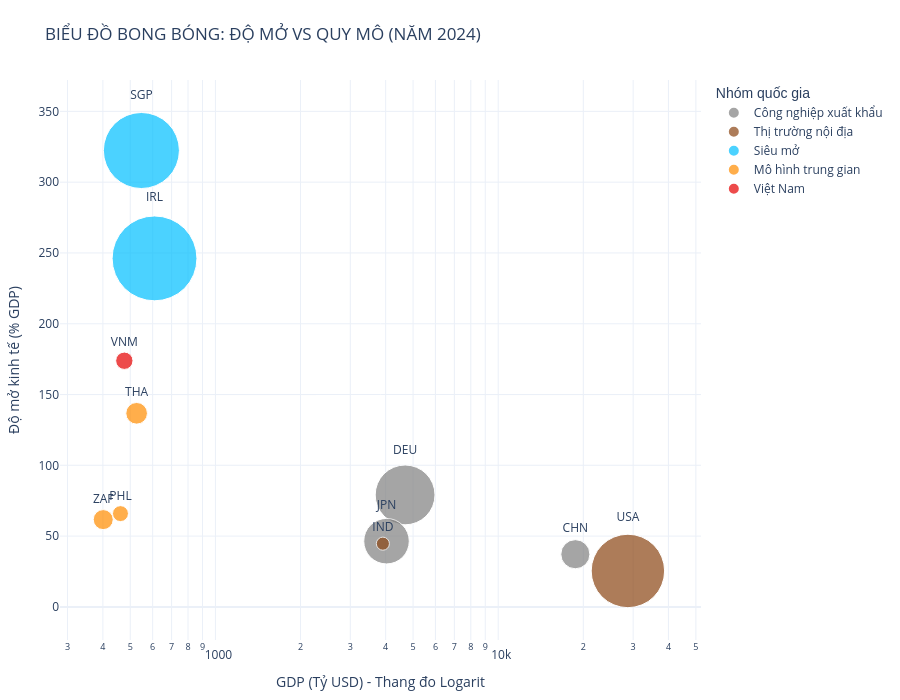

Here is the notebook cell this chart was saved with:
### Code cell
import plotly.express as px

# 1. Chuẩn bị dữ liệu và phân nhóm (Giữ nguyên như của bạn)
latest_year = int(df['Year'].max())
focus_countries = ['SGP', 'IRL', 'USA', 'IND', 'DEU', 'CHN', 'JPN', 'VNM', 'THA', 'PHL', 'ZAF']

group_map = {
    'SGP': 'Siêu mở',
    'IRL': 'Siêu mở',
    'USA': 'Thị trường nội địa',
    'IND': 'Thị trường nội địa',
    'DEU': 'Công nghiệp xuất khẩu',
    'CHN': 'Công nghiệp xuất khẩu',
    'JPN': 'Công nghiệp xuất khẩu',
    'VNM': 'Việt Nam', 
    'THA': 'Mô hình trung gian',
    'PHL': 'Mô hình trung gian',
    'ZAF': 'Mô hình trung gian',
}

color_map = {
    'Siêu mở': '#00BFFF',               
    'Thị trường nội địa': '#8B4513',    
    'Công nghiệp xuất khẩu': '#808080', 
    'Mô hình trung gian': '#FF8C00',    
    'Việt Nam': '#E60000' 
}

bubble_df = df[(df['Year'] == latest_year) & (df['Country'].isin(focus_countries))].copy()
bubble_df['GDP_Billion_USD'] = bubble_df['GDP_Current_USD'] / 1e9
bubble_df['Group'] = bubble_df['Country'].map(group_map)

# Điền 0 cho các giá trị NaN của GDP per capita để tránh lỗi khi vẽ size
bubble_df['GDP_Per_Capita_USD'] = bubble_df['GDP_Per_Capita_USD'].fillna(0)

# 2. Vẽ biểu đồ bằng Plotly Express
fig_bubble = px.scatter(
    bubble_df,
    x='GDP_Billion_USD',
    y='Economic_Openness_Pct',
    size='GDP_Per_Capita_USD',    # Tự động tạo Size Legend
    color='Group',                # Tự động tạo Color Legend (có thể click lọc)
    color_discrete_map=color_map, # Áp dụng màu sắc của bạn
    text='Country',
    hover_name='Country',
    size_max=60,                  # Điều chỉnh kích thước bong bóng lớn nhất
    title=f"BIỂU ĐỒ BONG BÓNG: ĐỘ MỞ VS QUY MÔ (NĂM {latest_year})",
    labels={
        'GDP_Billion_USD': 'GDP (Tỷ USD)',
        'Economic_Openness_Pct': 'Độ mở kinh tế (% GDP)',
        'Group': 'Nhóm quốc gia',
        'GDP_Per_Capita_USD': 'GDP/Người (USD)'
    }
)

# 3. Tùy chỉnh hiển thị (Label, Tooltip, Layout)
fig_bubble.update_traces(
    textposition='top center',
    marker=dict(line=dict(width=1, color='white')),
    hovertemplate=(
        "<b>%{hovertext}</b><br>"
        "GDP: %{x:,.1f} Tỷ USD<br>"
        "Độ mở: %{y:,.1f} %<br>"
        "GDP/Người: %{marker.size:,.0f} USD<extra></extra>" 
        # (Lưu ý: trong px, marker.size lưu giá trị thực tế truyền vào)
    )
)

fig_bubble.update_layout(
    template="plotly_white",
    height=700,
    margin=dict(l=60, r=40, t=80, b=60),
    legend=dict(
        title_font_family="Arial",
        font=dict(size=12)
    )
)

# Thêm tuỳ chỉnh Log cho trục X nếu bong bóng của Mỹ và Trung Quốc làm biểu đồ bị dồn (Bỏ comment nếu muốn dùng)
fig_bubble.update_xaxes(type="log", title="GDP (Tỷ USD) - Thang đo Logarit")

fig_bubble.show(config={'responsive': True})
fig_bubble.write_html("bubble_chart_openness_gdp.html")

### Figure 1 — Plotly figure (JSON) as saved in the notebook; plotly's stock layout.template omitted (floating-point values rounded to 4 significant figures)
{"data": [{"hovertemplate": "<b>%{hovertext}</b><br>GDP: %{x:,.1f} Tỷ USD<br>Độ mở: %{y:,.1f} %<br>GDP/Người: %{marker.size:,.0f} USD<extra></extra>", "hovertext": ["CHN", "DEU", "JPN"], "legendgroup": "Công nghiệp xuất khẩu", "marker": {"color": "#808080", "line": {"color": "white", "width": 1}, "size": [13300.0, 56100.0, 32490.0], "sizemode": "area", "sizeref": 31.36, "symbol": "circle"}, "mode": "markers+text", "name": "Công nghiệp xuất khẩu", "orientation": "v", "showlegend": true, "text": ["CHN", "DEU", "JPN"], "textposition": "top center", "type": "scatter", "x": [18740.0, 4686.0, 4028.0], "xaxis": "x", "y": [37.2, 79.09, 46.41], "yaxis": "y"}, {"hovertemplate": "<b>%{hovertext}</b><br>GDP: %{x:,.1f} Tỷ USD<br>Độ mở: %{y:,.1f} %<br>GDP/Người: %{marker.size:,.0f} USD<extra></extra>", "hovertext": ["IND", "USA"], "legendgroup": "Thị trường nội địa", "marker": {"color": "#8B4513", "line": {"color": "white", "width": 1}, "size": [2695.0, 84530.0], "sizemode": "area", "sizeref": 31.36, "symbol": "circle"}, "mode": "markers+text", "name": "Thị trường nội địa", "orientation": "v", "showlegend": true, "text": ["IND", "USA"], "textposition": "top center", "type": "scatter", "x": [3910.0, 28750.0], "xaxis": "x", "y": [44.65, 25.38], "yaxis": "y"}, {"hovertemplate": "<b>%{hovertext}</b><br>GDP: %{x:,.1f} Tỷ USD<br>Độ mở: %{y:,.1f} %<br>GDP/Người: %{marker.size:,.0f} USD<extra></extra>", "hovertext": ["IRL", "SGP"], "legendgroup": "Siêu mở", "marker": {"color": "#00BFFF", "line": {"color": "white", "width": 1}, "size": [112900.0, 90670.0], "sizemode": "area", "sizeref": 31.36, "symbol": "circle"}, "mode": "markers+text", "name": "Siêu mở", "orientation": "v", "showlegend": true, "text": ["IRL", "SGP"], "textposition": "top center", "type": "scatter", "x": [609.2, 547.4], "xaxis": "x", "y": [246.2, 322.4], "yaxis": "y"}, {"hovertemplate": "<b>%{hovertext}</b><br>GDP: %{x:,.1f} Tỷ USD<br>Độ mở: %{y:,.1f} %<br>GDP/Người: %{marker.size:,.0f} USD<extra></extra>", "hovertext": ["PHL", "THA", "ZAF"], "legendgroup": "Mô hình trung gian", "marker": {"color": "#FF8C00", "line": {"color": "white", "width": 1}, "size": [3985.0, 7347.0, 6267.0], "sizemode": "area", "sizeref": 31.36, "symbol": "circle"}, "mode": "markers+text", "name": "Mô hình trung gian", "orientation": "v", "showlegend": true, "text": ["PHL", "THA", "ZAF"], "textposition": "top center", "type": "scatter", "x": [461.6, 526.5, 401.1], "xaxis": "x", "y": [65.89, 136.7, 61.65], "yaxis": "y"}, {"hovertemplate": "<b>%{hovertext}</b><br>GDP: %{x:,.1f} Tỷ USD<br>Độ mở: %{y:,.1f} %<br>GDP/Người: %{marker.size:,.0f} USD<extra></extra>", "hovertext": ["VNM"], "legendgroup": "Việt Nam", "marker": {"color": "#E60000", "line": {"color": "white", "width": 1}, "size": [4717.0], "sizemode": "area", "sizeref": 31.36, "symbol": "circle"}, "mode": "markers+text", "name": "Việt Nam", "orientation": "v", "showlegend": true, "text": ["VNM"], "textposition": "top center", "type": "scatter", "x": [476.4], "xaxis": "x", "y": [173.9], "yaxis": "y"}], "layout": {"height": 700, "legend": {"font": {"size": 12}, "itemsizing": "constant", "title": {"font": {"family": "Arial"}, "text": "Nhóm quốc gia"}, "tracegroupgap": 0}, "margin": {"b": 60, "l": 60, "r": 40, "t": 80}, "title": {"text": "BIỂU ĐỒ BONG BÓNG: ĐỘ MỞ VS QUY MÔ (NĂM 2024)"}, "xaxis": {"anchor": "y", "domain": [0, 1], "title": {"text": "GDP (Tỷ USD) - Thang đo Logarit"}, "type": "log"}, "yaxis": {"anchor": "x", "domain": [0, 1], "title": {"text": "Độ mở kinh tế (% GDP)"}}}}
